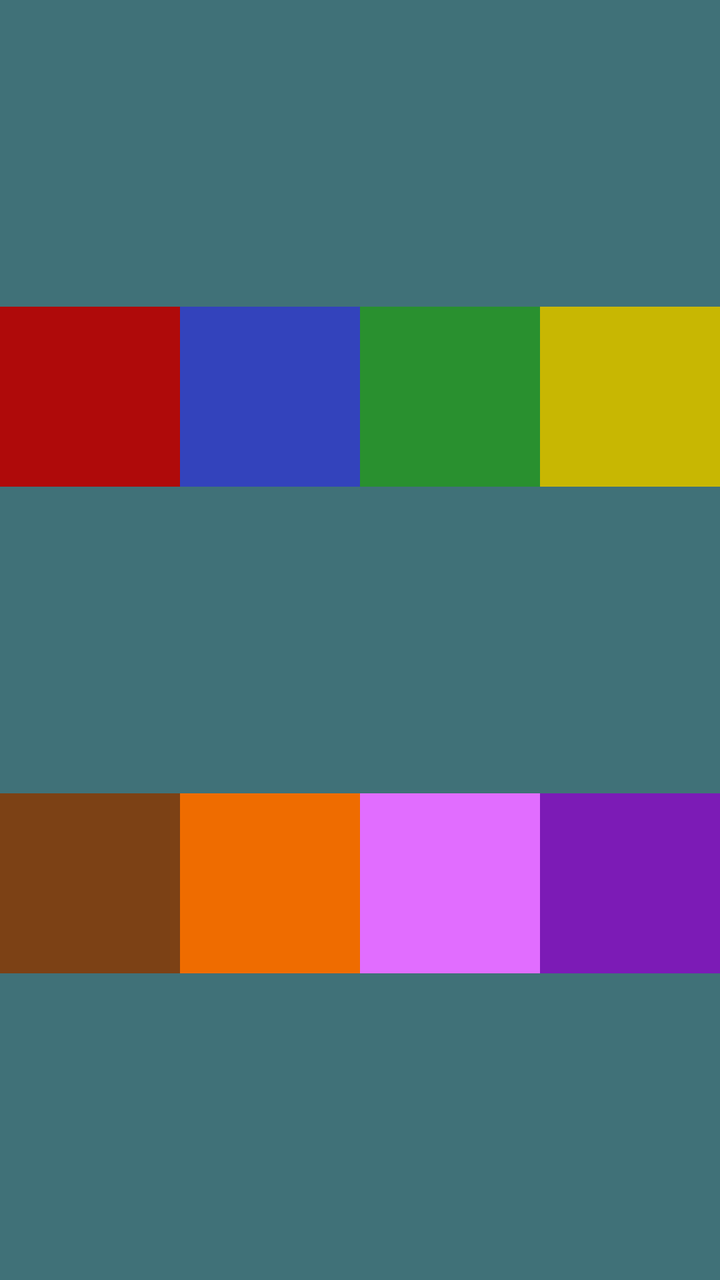
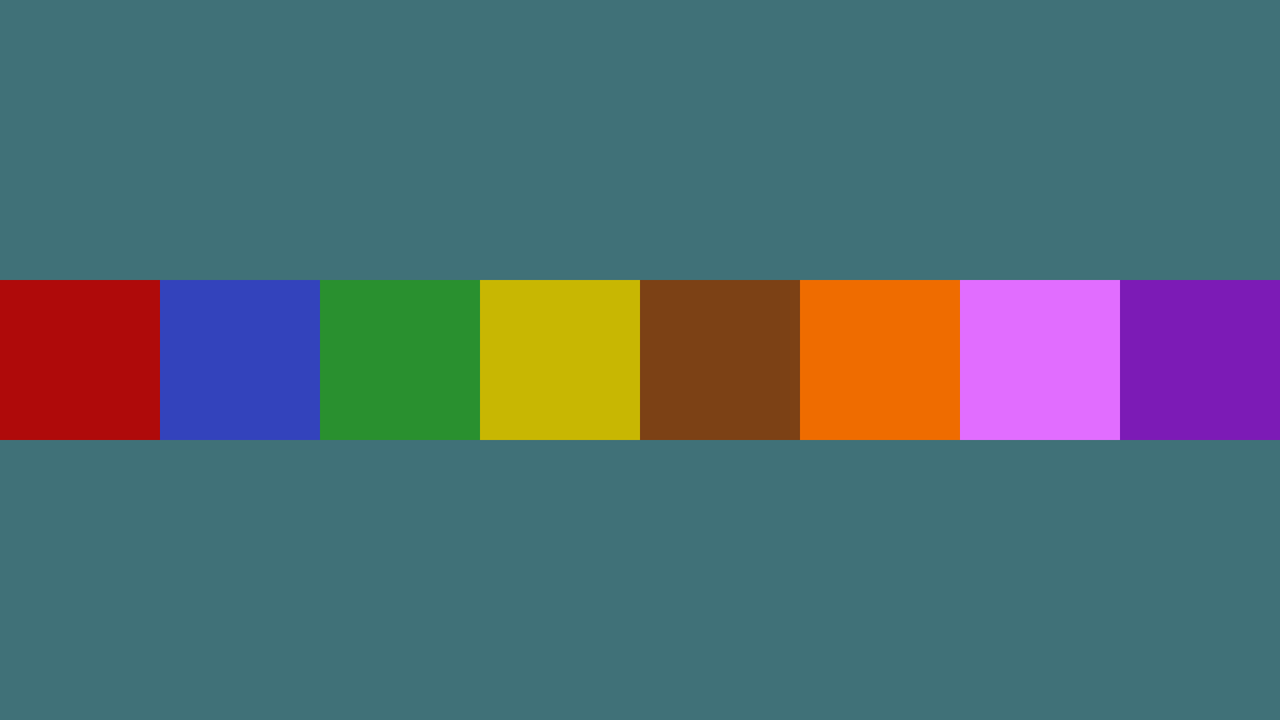

An Android layout and its configuration variant, each rendered on a device that would load it. The default file and the variant file are quoted in full after the pictures.
<!-- AndroidManifest.xml: application theme Theme.TurboMasterMind -->
<!-- res/layout/button_panel.xml -->
<?xml version="1.0" encoding="utf-8"?>
<androidx.constraintlayout.widget.ConstraintLayout xmlns:android="http://schemas.android.com/apk/res/android"
    xmlns:app="http://schemas.android.com/apk/res-auto"
    android:id="@+id/buttonLayout"
    android:layout_width="match_parent"
    android:layout_height="match_parent"
    android:layout_gravity="center"
    android:background="?attr/background_color">


    <com.google.android.material.button.MaterialButton
        android:id="@+id/redButton"
        android:layout_width="@dimen/button_width"
        android:layout_height="@dimen/button_height"
        android:layout_margin="@dimen/_4sdp"
        app:cornerRadius="@dimen/_82sdp"
        android:backgroundTint="@color/game_red"
        android:contentDescription="@string/button_image_desc_red"
        android:insetTop="0dp"
        android:insetBottom="0dp"
        android:scaleType="centerInside"
        app:layout_constraintDimensionRatio="1:1"
        app:layout_constraintStart_toStartOf="parent"
        app:layout_constraintTop_toTopOf="parent"
        app:layout_constraintBottom_toTopOf="@id/brownButton"
        app:layout_constraintEnd_toStartOf="@id/blueButton"
         />

    <com.google.android.material.button.MaterialButton
        android:id="@+id/blueButton"
        android:layout_width="@dimen/button_width"
        android:layout_height="@dimen/button_height"
        android:layout_margin="@dimen/_4sdp"
        app:cornerRadius="@dimen/_82sdp"
        app:layout_constraintDimensionRatio="1:1"
        android:backgroundTint="@color/game_blue"
        android:contentDescription="@string/button_image_desc_blue"
        android:insetTop="0dp"
        android:insetBottom="0dp"
        android:scaleType="centerInside"
        app:layout_constraintBottom_toTopOf="@+id/orangeButton"
        app:layout_constraintEnd_toStartOf="@+id/greenButton"
        app:layout_constraintStart_toEndOf="@+id/redButton"
        app:layout_constraintTop_toTopOf="parent" />

    <com.google.android.material.button.MaterialButton
        android:id="@+id/greenButton"
        android:layout_width="@dimen/button_width"
        android:layout_height="@dimen/button_height"
        android:backgroundTint="@color/game_green"
        android:contentDescription="@string/button_image_desc_green"
        android:layout_margin="@dimen/_4sdp"
        app:cornerRadius="@dimen/_82sdp"
        android:insetTop="0dp"
        android:insetBottom="0dp"
        android:scaleType="centerInside"
        app:layout_constraintDimensionRatio="1:1"
        app:layout_constraintBottom_toTopOf="@+id/pinkButton"
        app:layout_constraintStart_toEndOf="@+id/blueButton"
        app:layout_constraintEnd_toStartOf="@id/yellowButton"
        app:layout_constraintTop_toTopOf="parent" />

    <com.google.android.material.button.MaterialButton
        android:id="@+id/yellowButton"
        android:layout_width="@dimen/button_width"
        android:layout_height="@dimen/button_height"
        android:backgroundTint="@color/game_yellow"
        android:contentDescription="@string/button_image_desc_yellow"
        android:layout_margin="@dimen/_4sdp"
        app:cornerRadius="@dimen/_82sdp"
        android:insetTop="0dp"
        android:insetBottom="0dp"
        android:scaleType="centerInside"
        app:layout_constraintDimensionRatio="1:1"
        app:layout_constraintStart_toEndOf="@id/greenButton"
        app:layout_constraintBottom_toTopOf="@+id/purpleButton"
        app:layout_constraintEnd_toEndOf="parent"
        app:layout_constraintTop_toTopOf="parent" />

    <com.google.android.material.button.MaterialButton
        android:id="@+id/brownButton"
        android:layout_width="@dimen/button_width"
        android:layout_height="@dimen/button_height"
        android:backgroundTint="@color/game_brown"
        android:contentDescription="@string/button_image_desc_brown"
        android:layout_margin="@dimen/_4sdp"
        app:cornerRadius="@dimen/_82sdp"
        android:insetTop="0dp"
        android:insetBottom="0dp"
        android:scaleType="centerInside"
        app:layout_constraintDimensionRatio="1:1"

        app:layout_constraintTop_toBottomOf="@id/redButton"
        app:layout_constraintEnd_toStartOf="@id/orangeButton"
        app:layout_constraintBottom_toBottomOf="parent"
        app:layout_constraintStart_toStartOf="parent" />

    <com.google.android.material.button.MaterialButton
        android:id="@+id/orangeButton"
        android:layout_width="@dimen/button_width"
        android:layout_height="@dimen/button_height"
        android:layout_margin="@dimen/_4sdp"
        app:cornerRadius="@dimen/_82sdp"
        android:backgroundTint="@color/game_orange"
        android:contentDescription="@string/button_image_desc_orange"
        android:insetTop="0dp"
        android:insetBottom="0dp"
        android:scaleType="centerInside"
        app:layout_constraintDimensionRatio="1:1"
        app:layout_constraintBottom_toBottomOf="parent"
        app:layout_constraintTop_toBottomOf="@+id/blueButton"
        app:layout_constraintEnd_toStartOf="@+id/pinkButton"
        app:layout_constraintStart_toEndOf="@+id/brownButton" />

    <com.google.android.material.button.MaterialButton
        android:id="@+id/pinkButton"
        android:layout_width="@dimen/button_width"
        android:layout_height="@dimen/button_height"
        android:layout_margin="@dimen/_4sdp"
        app:cornerRadius="@dimen/_82sdp"
        android:backgroundTint="@color/game_pink"
        android:contentDescription="@string/button_image_desc_pink"
        android:insetTop="0dp"
        android:insetBottom="0dp"
        android:scaleType="centerInside"
        app:layout_constraintDimensionRatio="1:1"
        app:layout_constraintTop_toBottomOf="@id/greenButton"
        app:layout_constraintStart_toEndOf="@+id/orangeButton"
        app:layout_constraintBottom_toBottomOf="parent"
        app:layout_constraintEnd_toStartOf="@+id/purpleButton" />

    <com.google.android.material.button.MaterialButton
        android:id="@+id/purpleButton"
        android:layout_width="@dimen/button_width"
        android:layout_height="@dimen/button_height"
        android:layout_margin="@dimen/_4sdp"
        app:cornerRadius="@dimen/_82sdp"
        android:backgroundTint="@color/game_purple"
        android:contentDescription="@string/button_image_desc_purple"
        android:insetTop="0dp"
        android:insetBottom="0dp"
        android:scaleType="centerInside"
        app:layout_constraintDimensionRatio="1:1"
        app:layout_constraintTop_toBottomOf="@id/yellowButton"
        app:layout_constraintStart_toEndOf="@id/pinkButton"
        app:layout_constraintBottom_toBottomOf="parent"
        app:layout_constraintEnd_toEndOf="parent" />
</androidx.constraintlayout.widget.ConstraintLayout>
<!-- resources referenced by this layout -->
<resources>
  <color name="game_blue">#3343BC</color>
  <color name="game_brown">#7C4115</color>
  <color name="game_green">#29902F</color>
  <color name="game_orange">#EF6C00</color>
  <color name="game_pink">#E16DFF</color>
  <color name="game_purple">#7C1BB6</color>
  <color name="game_red">#AF0A0A</color>
  <color name="game_yellow">#C8B702</color>
  <dimen name="button_height">0dp</dimen>
  <dimen name="button_width">0dp</dimen>
  <string name="button_image_desc_blue">Blue</string>
  <string name="button_image_desc_brown">Brown</string>
  <string name="button_image_desc_green">Green</string>
  <string name="button_image_desc_orange">Orange</string>
  <string name="button_image_desc_pink">Pink</string>
  <string name="button_image_desc_purple">Purple</string>
  <string name="button_image_desc_red">Red</string>
  <string name="button_image_desc_yellow">Yellow</string>
  <color name="primary_light">#06433E</color>
  <color name="purple_700">#FF3700B3</color>
  <color name="on_primary_light">#FFEB3B</color>
  <color name="teal_200">#FF03DAC5</color>
  <color name="clue_cow">#C7C52B</color>
  <color name="background_top_light">#407178</color>
  <!-- drawable ic_new_game (drawable-anydpi) -->
  <vector xmlns:android="http://schemas.android.com/apk/res/android"
      android:width="24dp"
      android:height="24dp"
      android:viewportWidth="960"
      android:viewportHeight="960"
      android:tint="#FFFFFF"
      android:alpha="0.8">
    <group android:scaleX="1.2"
        android:scaleY="1.2"
        android:translateX="-96"
        android:translateY="-72">
      <path
          android:fillColor="@android:color/white"
          android:pathData="M200,840Q167,840 143.5,816.5Q120,793 120,760L120,200Q120,167 143.5,143.5Q167,120 200,120L440,120L440,200L200,200Q200,200 200,200Q200,200 200,200L200,760Q200,760 200,760Q200,760 200,760L760,760Q760,760 760,760Q760,760 760,760L760,520L840,520L840,760Q840,793 816.5,816.5Q793,840 760,840L200,840ZM640,440L640,320L520,320L520,240L640,240L640,120L720,120L720,240L840,240L840,320L720,320L720,440L640,440Z"/>
    </group>
  </vector>
  <!-- drawable ic_undo (drawable-anydpi) -->
  <vector xmlns:android="http://schemas.android.com/apk/res/android"
      android:width="24dp"
      android:height="24dp"
      android:viewportWidth="960"
      android:viewportHeight="960"
      android:tint="#FFFFFF"
      android:alpha="0.8"
      android:autoMirrored="true">
    <group android:scaleX="1.5"
        android:scaleY="1.5"
        android:translateX="-240"
        android:translateY="-210">
      <path
          android:fillColor="@android:color/white"
          android:pathData="M280,760L280,680L564,680Q627,680 673.5,640Q720,600 720,540Q720,480 673.5,440Q627,400 564,400L312,400L416,504L360,560L160,360L360,160L416,216L312,320L564,320Q661,320 730.5,383Q800,446 800,540Q800,634 730.5,697Q661,760 564,760L280,760Z"/>
    </group>
  </vector>
  <color name="background_bottom_light">#608F97</color>
  <color name="row_background_light">#8096bc</color>
  <color name="highlighted_row_background_light">#BDCDE9</color>
  <color name="input_button_surround_light">#246068</color>
  <color name="input_button_surround_2_light">#599199</color>
  <color name="game_grid_background_light">#515F76</color>
  <color name="panel_background_light">#0E7078</color>
  <color name="panel_background_top_light">#01555F</color>
  <color name="panel_background_middle_light">#25727A</color>
  <color name="panel_background_bottom_light">#024756</color>
  <color name="panel_edge_light">#BAB8B8</color>
  <color name="panel_text_light">#FFC107</color>
  <color name="panel_text_shadow_light">#000000</color>
  <color name="clue_tip_text_light">#E7E7E7</color>
  <color name="solution_background_light">#BEC4C5</color>
  <color name="popup_background_light">#AA000000</color>
  <!-- some entries are left out for length -->
</resources>
<!-- res/layout-land/button_panel.xml (the repository's variant of the layout above) -->
<!-- drawn on the phone turned sideways -->
<?xml version="1.0" encoding="utf-8"?>
<androidx.constraintlayout.widget.ConstraintLayout xmlns:android="http://schemas.android.com/apk/res/android"
    xmlns:app="http://schemas.android.com/apk/res-auto"
    android:id="@+id/buttonLayout"
    android:layout_width="match_parent"
    android:layout_height="match_parent"
    android:layout_gravity="center"
    android:background="?attr/background_color">


    <com.google.android.material.button.MaterialButton
        android:id="@+id/redButton"
        android:layout_width="@dimen/button_width"
        android:layout_height="@dimen/button_height"
        android:layout_margin="@dimen/_4sdp"
        app:cornerRadius="@dimen/_32sdp"
        android:backgroundTint="@color/game_red"
        android:contentDescription="@string/button_image_desc_red"
        android:insetTop="0dp"
        android:insetBottom="0dp"
        android:scaleType="centerInside"
        app:layout_constraintDimensionRatio="1:1"
        app:layout_constraintStart_toStartOf="parent"
        app:layout_constraintEnd_toStartOf="@id/blueButton"
        app:layout_constraintTop_toTopOf="parent"
        app:layout_constraintBottom_toBottomOf="parent"
        />

    <com.google.android.material.button.MaterialButton
        android:id="@+id/blueButton"
        android:layout_width="@dimen/button_width"
        android:layout_height="@dimen/button_height"
        android:layout_margin="@dimen/_4sdp"
        app:cornerRadius="@dimen/_32sdp"
        app:layout_constraintDimensionRatio="1:1"
        android:backgroundTint="@color/game_blue"
        android:contentDescription="@string/button_image_desc_blue"
        android:insetTop="0dp"
        android:insetBottom="0dp"
        android:scaleType="centerInside"
        app:layout_constraintEnd_toStartOf="@+id/greenButton"
        app:layout_constraintStart_toEndOf="@id/redButton"
        app:layout_constraintTop_toTopOf="parent"
        app:layout_constraintBottom_toBottomOf="parent"/>

    <com.google.android.material.button.MaterialButton
        android:id="@+id/greenButton"
        android:layout_width="@dimen/button_width"
        android:layout_height="@dimen/button_height"
        android:backgroundTint="@color/game_green"
        android:contentDescription="@string/button_image_desc_green"
        android:layout_margin="@dimen/_4sdp"
        app:cornerRadius="@dimen/_32sdp"
        android:insetTop="0dp"
        android:insetBottom="0dp"
        android:scaleType="centerInside"
        app:layout_constraintDimensionRatio="1:1"
        app:layout_constraintStart_toEndOf="@id/blueButton"
        app:layout_constraintEnd_toStartOf="@id/yellowButton"
        app:layout_constraintTop_toTopOf="parent"
        app:layout_constraintBottom_toBottomOf="parent"/>

    <com.google.android.material.button.MaterialButton
        android:id="@+id/yellowButton"
        android:layout_width="@dimen/button_width"
        android:layout_height="@dimen/button_height"
        android:backgroundTint="@color/game_yellow"
        android:contentDescription="@string/button_image_desc_yellow"
        android:layout_margin="@dimen/_4sdp"
        app:cornerRadius="@dimen/_32sdp"
        android:insetTop="0dp"
        android:insetBottom="0dp"
        android:scaleType="centerInside"
        app:layout_constraintDimensionRatio="1:1"
        app:layout_constraintStart_toEndOf="@id/greenButton"
        app:layout_constraintEnd_toStartOf="@id/brownButton"
        app:layout_constraintTop_toTopOf="parent"
        app:layout_constraintBottom_toBottomOf="parent"/>

    <com.google.android.material.button.MaterialButton
        android:id="@+id/brownButton"
        android:layout_width="@dimen/button_width"
        android:layout_height="@dimen/button_height"
        android:backgroundTint="@color/game_brown"
        android:contentDescription="@string/button_image_desc_brown"
        android:layout_margin="@dimen/_4sdp"
        app:cornerRadius="@dimen/_32sdp"
        android:insetTop="0dp"
        android:insetBottom="0dp"
        android:scaleType="centerInside"
        app:layout_constraintDimensionRatio="1:1"
        app:layout_constraintStart_toEndOf="@id/yellowButton"
        app:layout_constraintEnd_toStartOf="@id/orangeButton"
        app:layout_constraintTop_toTopOf="parent"
        app:layout_constraintBottom_toBottomOf="parent"/>

    <com.google.android.material.button.MaterialButton
        android:id="@+id/orangeButton"
        android:layout_width="@dimen/button_width"
        android:layout_height="@dimen/button_height"
        android:layout_margin="@dimen/_4sdp"
        app:cornerRadius="@dimen/_32sdp"
        android:backgroundTint="@color/game_orange"
        android:contentDescription="@string/button_image_desc_orange"
        android:insetTop="0dp"
        android:insetBottom="0dp"
        android:scaleType="centerInside"
        app:layout_constraintDimensionRatio="1:1"
        app:layout_constraintStart_toEndOf="@+id/brownButton"
        app:layout_constraintEnd_toStartOf="@id/pinkButton"
        app:layout_constraintTop_toTopOf="parent"
        app:layout_constraintBottom_toBottomOf="parent"/>

    <com.google.android.material.button.MaterialButton
        android:id="@+id/pinkButton"
        android:layout_width="@dimen/button_width"
        android:layout_height="@dimen/button_height"
        android:layout_margin="@dimen/_4sdp"
        app:cornerRadius="@dimen/_32sdp"
        android:backgroundTint="@color/game_pink"
        android:contentDescription="@string/button_image_desc_pink"
        android:insetTop="0dp"
        android:insetBottom="0dp"
        android:scaleType="centerInside"
        app:layout_constraintDimensionRatio="1:1"
        app:layout_constraintStart_toEndOf="@+id/orangeButton"
        app:layout_constraintEnd_toStartOf="@id/purpleButton"
        app:layout_constraintTop_toTopOf="parent"
        app:layout_constraintBottom_toBottomOf="parent" />

    <com.google.android.material.button.MaterialButton
        android:id="@+id/purpleButton"
        android:layout_width="@dimen/button_width"
        android:layout_height="@dimen/button_height"
        android:layout_margin="@dimen/_4sdp"
        app:cornerRadius="@dimen/_32sdp"
        android:backgroundTint="@color/game_purple"
        android:contentDescription="@string/button_image_desc_purple"
        android:insetTop="0dp"
        android:insetBottom="0dp"
        android:scaleType="centerInside"
        app:layout_constraintDimensionRatio="1:1"
        app:layout_constraintStart_toEndOf="@id/pinkButton"
        app:layout_constraintEnd_toEndOf="parent"
        app:layout_constraintTop_toTopOf="parent"
        app:layout_constraintBottom_toBottomOf="parent" />
</androidx.constraintlayout.widget.ConstraintLayout>
